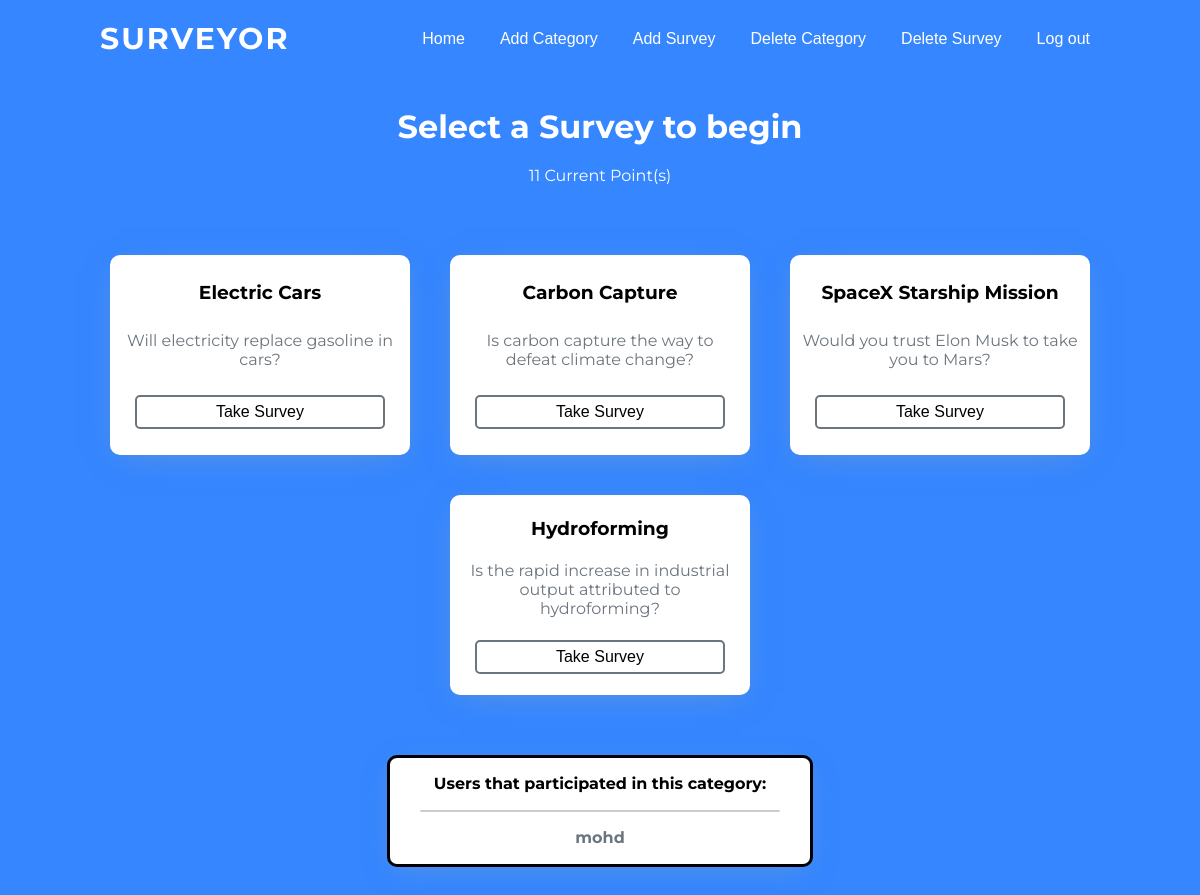
/surveys/2 (signed in), run on an earlier commit of the app's database.
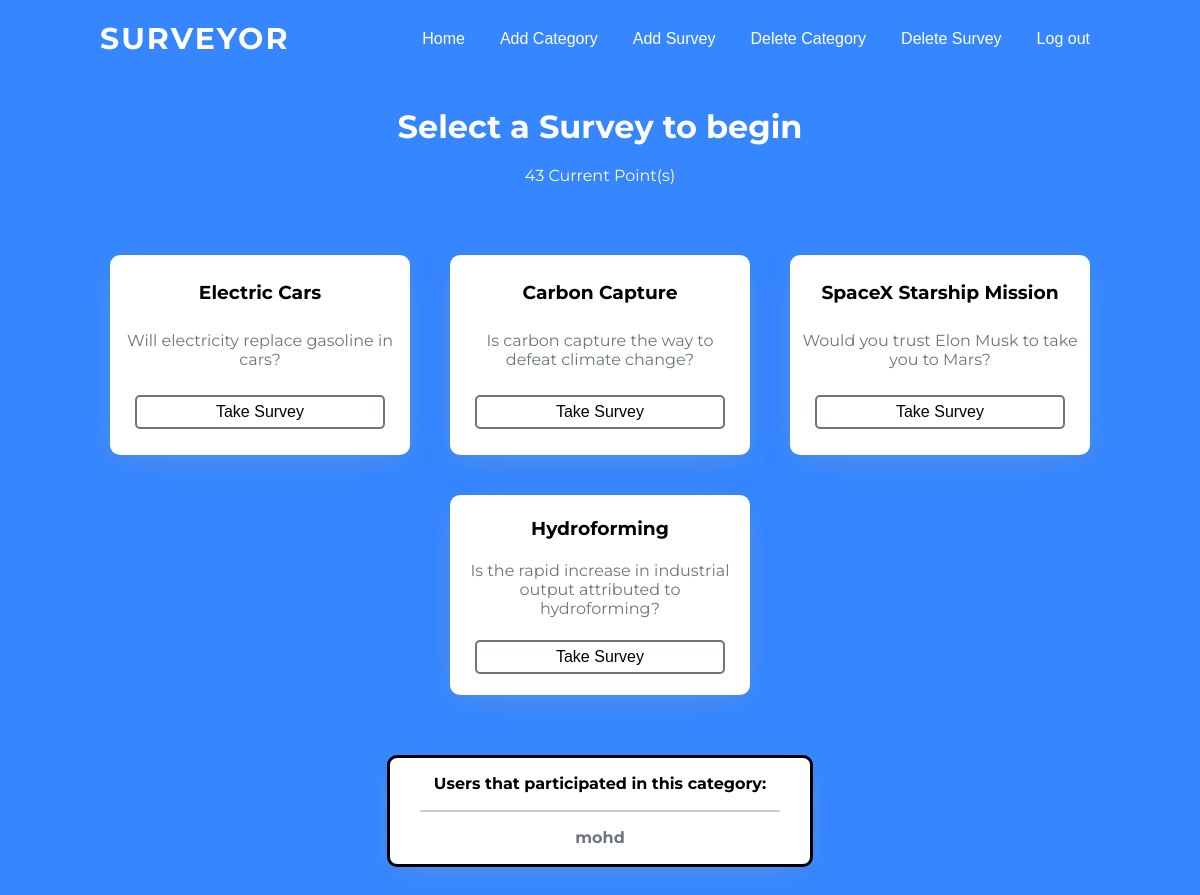
And on a later commit of the database.
### surveyapp/models.py (models this page shows)
class User(AbstractUser):
    points = models.IntegerField(default=0)

### surveyapp/views.py (the view)
# urls.py: path("surveys/<str:topic>", views.Surveys, name="surveys"),
@login_required(login_url="/login")
def Surveys(request, topic):
    surveys = Survey.objects.filter(category=topic)
    category = Category.objects.get(id=topic)
    users = category.users
    x = users.split(',')
    return render(request, "surveyapp/surveys.html", {"surveys": surveys, "points": request.user.points, "users": x})

### surveyapp/templates/surveyapp/surveys.html
{% extends "surveyapp/base.html" %}
{% block body %}
<div class="title">
  <h1>Select a Survey to begin</h1>
  <p class="points">{{request.user.points}} Current Point(s)</p>
</div>
<div class="survey-topics">
  {% for s in surveys %}
  <div class="topic">
    <h3>{{s.title_name}}</h3>
    <p>{{s.subtitle}}</p>
    <a href="{% url 'singlesurvey' s.id %}">
      <input type="button" value="Take Survey" class="survey-button">
    </a>
  </div>
  {% endfor %}
</div>
<div class="participants">
  Users that participated in this category:
  <hr>
  {% for u in users %}
  <div class="names">
    {{u}}
  </div>
  {% endfor %}
</div>
{% endblock %}

What changed in the data, as far as the page shows it:
changed User "mohd": user.points "11" → "43"
